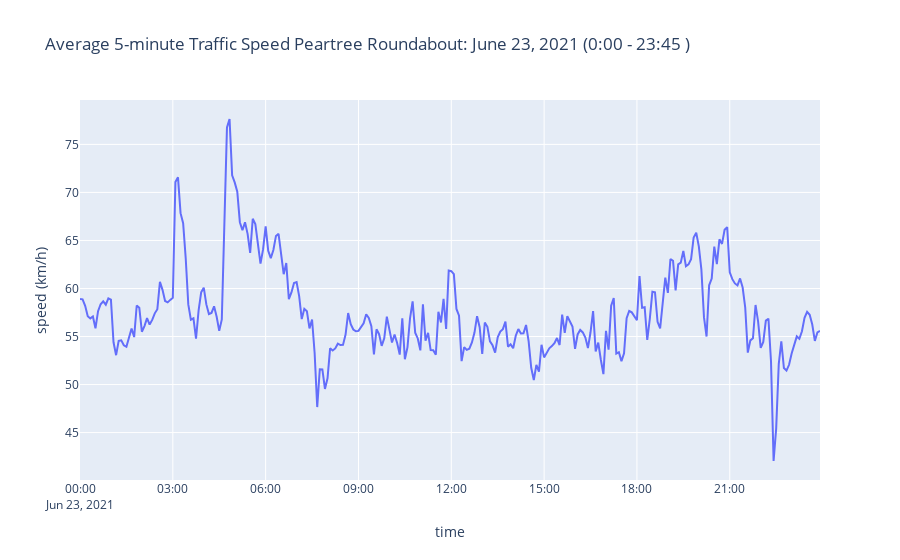

The code cell stored with this chart in its notebook:
### Code cell
# create plot of average speeds
px.line(x=time,y=sp, title="Average 5-minute Traffic Speed Peartree Roundabout: June 23, 2021 (0:00 - 23:45 )", labels={"x":"time","y":"speed (km/h)"})

### Figure 1 — Plotly figure (JSON) as saved in the notebook; plotly's stock layout.template omitted (floating-point values rounded to 4 significant figures; data arrays with more than 128 entries replaced by an {"elided": "..."} marker saying what was removed)
{"data": [{"hovertemplate": "time=%{x}<br>speed (km/h)=%{y}<extra></extra>", "legendgroup": "", "line": {"color": "#636efa", "dash": "solid"}, "mode": "lines", "name": "", "orientation": "v", "showlegend": false, "type": "scatter", "x": {"elided": "288 str values"}, "xaxis": "x", "y": {"elided": "288 float values"}, "yaxis": "y"}], "layout": {"legend": {"tracegroupgap": 0}, "title": {"text": "Average 5-minute Traffic Speed Peartree Roundabout: June 23, 2021 (0:00 - 23:45 )"}, "xaxis": {"anchor": "y", "domain": [0, 1], "title": {"text": "time"}}, "yaxis": {"anchor": "x", "domain": [0, 1], "title": {"text": "speed (km/h)"}}}}
